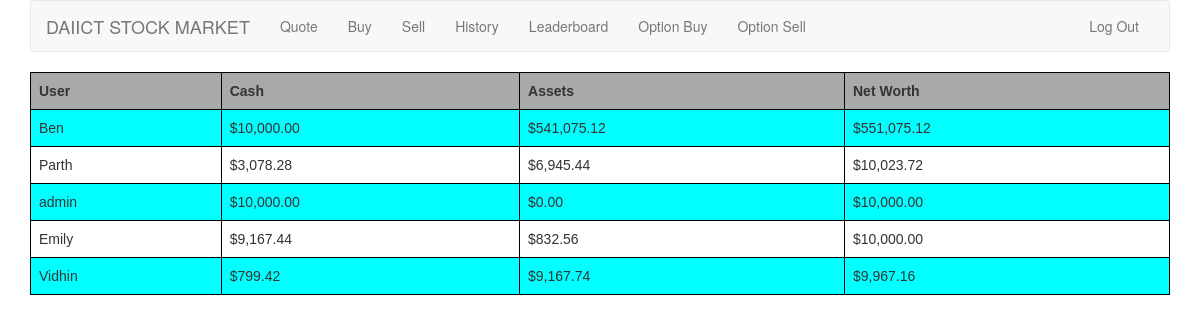
Page /leaderboard/ (signed in) on the earlier database version.
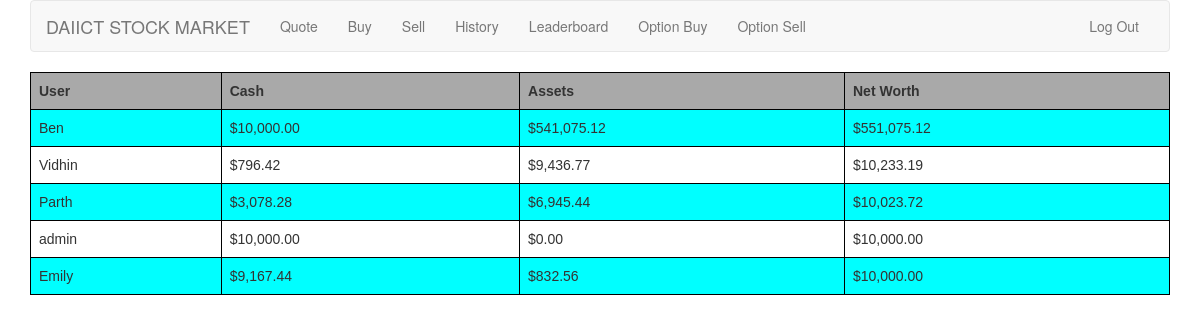
Same page on the later database version.
### tables this page shows
CREATE TABLE "users"
(
    id INTEGER PRIMARY KEY NOT NULL,
    username TEXT NOT NULL,
    hash TEXT NOT NULL,
    cash REAL DEFAULT 10000.00 NOT NULL,
    assets DECIMAL DEFAULT 0 NOT NULL
);

### application.py (the view)
@app.route("/leaderboard/")
@login_required
def leaderboard():
    leaders = c.execute("SELECT username, cash, assets FROM users ORDER BY cash + assets DESC").fetchall()
    return render_template("leaderboard.html", leaders=leaders, usd=usd)

### helpers.py (called while the page is built)
def login_required(f):
    @wraps(f)
    def decorated_function(*args, **kwargs):
        if session.get("user_id") is None:
            return redirect(url_for("login", next=request.url))
        return f(*args, **kwargs)
    return decorated_function

def usd(value):
    return "${:,.2f}".format(value)

### templates/leaderboard.html (shortened to what this page needs)
{% extends "layout.html" %}
{% block main %}
    <table>
        <tr>
            <th>
                User
            </th>
            <th>
                Cash
            </th>
            <th>
                Assets
            </th>
            <th>
                Net Worth
            </th>
        </tr>
        {% for user in leaders %}
            <tr>
                <td>{{ user[0] }}</td>
                <td>{{ usd(user[1]) }}</td>
                <td>{{ usd(user[2]) }}</td>
                <td>{{ usd(user[1] + user[2]) }}</td>
            </tr>
        {% endfor %}
    </table>
{% endblock %}

Differences in the rows shown:
changed users "Vidhin": cash "$799.42" → "$796.42"; assets "$9,167.74" → "$9,436.77"; usd(user[1]+user[2]) "$9,967.16" → "$10,233.19"; moves up the list
